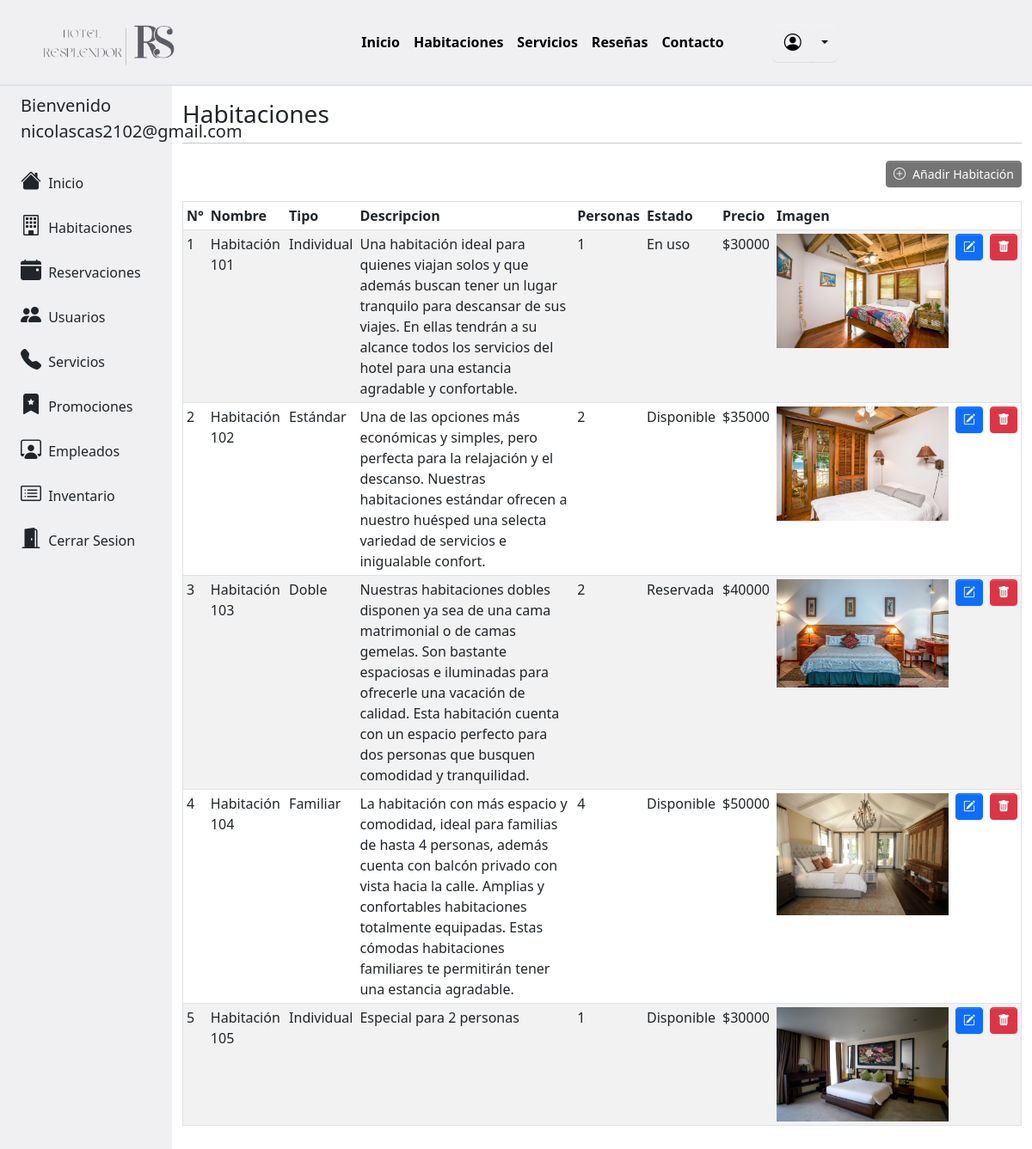
/adminHabitaciones/listar.php (signed in), run on the app's committed database.
### tables this page shows
CREATE TABLE `habitacion` (
  `id_habitacion` int(6) NOT NULL,
  `id_tipo_habitacion` int(11) NOT NULL,
  `id_estado` int(11) NOT NULL,
  `id_temporada` int(11) NOT NULL,
  `nombre_habitacion` varchar(25) NOT NULL,
  `descripcion_habitacion` text NOT NULL,
  `cantidad_personas` varchar(25) NOT NULL,
  `precio_Tb` int(11) NOT NULL,
  `precio_Ta` int(11) NOT NULL,
  `imagen_habitacion` text NOT NULL,
  `cant_reservas` int(11) NOT NULL,
  `id_promocion` int(11) DEFAULT NULL
);

CREATE TABLE `tipo_habitacion` (
  `id_tipo_habitacion` int(11) NOT NULL,
  `tipo_habitacion` varchar(25) NOT NULL
);

CREATE TABLE `estado_habitacion` (
  `id_estado` int(11) NOT NULL,
  `estado_habitacion` varchar(25) NOT NULL
);

### adminHabitaciones/listar.php (the view, shortened to what this page needs)
<!DOCTYPE html>
<html>
    <head>
        <link rel="stylesheet" href="../css/custom.css">
        <link rel="stylesheet" href="../libs/bootstrap-icons/bootstrap-icons.css">
        <link href="https://cdn.datatables.net/v/bs5/dt-1.13.4/datatables.min.css" rel="stylesheet"/>
        <link href="https://cdn.jsdelivr.net/npm/bootstrap@5.3.0-alpha3/dist/css/bootstrap.min.css" rel="stylesheet">
    </head>
    <body>
        <?php
            include '../modules/menu.php';
        ?>
                <?php
                    include '../modules/sidebar_admin.php';
                ?>
                <div class="col-xl-10 col-sm-10 col-md-9 py-3">
                    <h3 class="text-start">Habitaciones</h3>
                    <hr>
                    <div class="row mb-3">
                        <div class="col-lg-12 col-sm-12 text-end">
                            <a class='btn btn-info btn-sm mt-1' href='http://localhost/hotel/adminHabitaciones/registrar.php' type='submit' id='btnActualizar' value='".$fila["id_habitacion"]."'><i class='bi bi-plus-circle me-2'></i>Añadir Habitación</a>
                        </div>
                    </div>
                    <?php
                        $conexion = new Conexion();
                        $con = $conexion->conectarDB();
                        $sql = "SELECT h.id_habitacion, h.nombre_habitacion, h.descripcion_habitacion, h.cantidad_personas, h.precio_Tb , h.imagen_habitacion,
                        t.tipo_habitacion, e.estado_habitacion
                        FROM habitacion h JOIN tipo_habitacion t
                        ON h.id_tipo_habitacion = t.id_tipo_habitacion
                        JOIN estado_habitacion e ON h.id_estado = e.id_estado
                        ORDER BY id_habitacion";
                        $resultset = $con->query($sql);
                    ?>
                    <div class="table-responsive">
                        <table class="table table-hover table-striped table-sm border" id="tabla" >
                            <thead>
                                <tr><th>N°</th><th>Nombre</th><th>Tipo</th><th>Descripcion</th><th>Personas</th><th>Estado</th><th>Precio</th><th>Imagen</th><th></th><th></th></tr>
                            </thead>
                            <tbody>
                            <?php
                                if($resultset->num_rows>0){
                                    while($fila = $resultset->fetch_assoc()){
                                        echo "<tr id='tabla' class='articulo'><td>".$fila["id_habitacion"]."</td><td>".$fila["nombre_habitacion"]."</td><td>".$fila["tipo_habitacion"]."</td><td>".$fila["descripcion_habitacion"]."</td><td>".$fila["cantidad_personas"]."</td><td>".$fila["estado_habitacion"]."</td><td>$".$fila["precio_Tb"]."</td><td> <img src='".$fila["imagen_habitacion"]."' class='img-fluid' style='max-width:200px'> </td>
                                        <td><a class='btn btn-primary btn-sm' href='http://localhost/hotel/adminHabitaciones/actualizar.php?id=".$fila['id_habitacion']."' type='submit' id='btnActualizar' value='".$fila["id_habitacion"]."'><i class='bi bi-pencil-square'></i> </a></td>
                                        <td><button class='btn btn-danger btn-sm' type='submit' id='btnEliminar' onclick='confirmar(this.value)' value='".$fila["id_habitacion"]."'><i class='bi bi-trash-fill'></i>   </button></td></tr>";
                                    }
                                }
                            ?>
                            </tbody>
                        </table>
                    </div>
                </div>
    </body>
</html>

### data on the page
habitacion: id_habitacion "1", nombre_habitacion "Habitación 101", id_tipo_habitacion.tipo_habitacion "Individual", descripcion_habitacion "Una habitación ideal para quienes viajan solos y que además buscan tener un lugar tranquilo para descansar de sus viajes. En ellas tendrán a su alcance todos los servicios del hotel para una estancia agradable y confortable.", cantidad_personas "1", id_estado.estado_habitacion "En uso", precio_Tb "30000", imagen_habitacion (picture)
habitacion: id_habitacion "2", nombre_habitacion "Habitación 102", id_tipo_habitacion.tipo_habitacion "Estándar", descripcion_habitacion "Una de las opciones más económicas y simples, pero perfecta para la relajación y el descanso. Nuestras habitaciones estándar ofrecen a nuestro huésped una selecta variedad de servicios e inigualable confort.", cantidad_personas "2", id_estado.estado_habitacion "Disponible", precio_Tb "35000", imagen_habitacion (picture)
habitacion: id_habitacion "3", nombre_habitacion "Habitación 103", id_tipo_habitacion.tipo_habitacion "Doble", descripcion_habitacion "Nuestras habitaciones dobles disponen ya sea de una cama matrimonial o de camas gemelas. Son bastante espaciosas e iluminadas para ofrecerle una vacación de calidad. Esta habitación cuenta con un espacio perfecto para dos personas que busquen comodidad y tranquilidad.", cantidad_personas "2", id_estado.estado_habitacion "Reservada", precio_Tb "40000", imagen_habitacion (picture)
habitacion: id_habitacion "4", nombre_habitacion "Habitación 104", id_tipo_habitacion.tipo_habitacion "Familiar", descripcion_habitacion "La habitación con más espacio y comodidad, ideal para familias de hasta 4 personas, además cuenta con balcón privado con vista hacia la calle. Amplias y confortables habitaciones totalmente equipadas. Estas cómodas habitaciones familiares te permitirán tener una estancia agradable.", cantidad_personas "4", id_estado.estado_habitacion "Disponible", precio_Tb "50000", imagen_habitacion (picture)
habitacion: id_habitacion "5", nombre_habitacion "Habitación 105", id_tipo_habitacion.tipo_habitacion "Individual", descripcion_habitacion "Especial para 2 personas", cantidad_personas "1", id_estado.estado_habitacion "Disponible", precio_Tb "30000", imagen_habitacion (picture)

### other printed values
$_SESSION["Admin"] "nicolascas2102@gmail.com"
